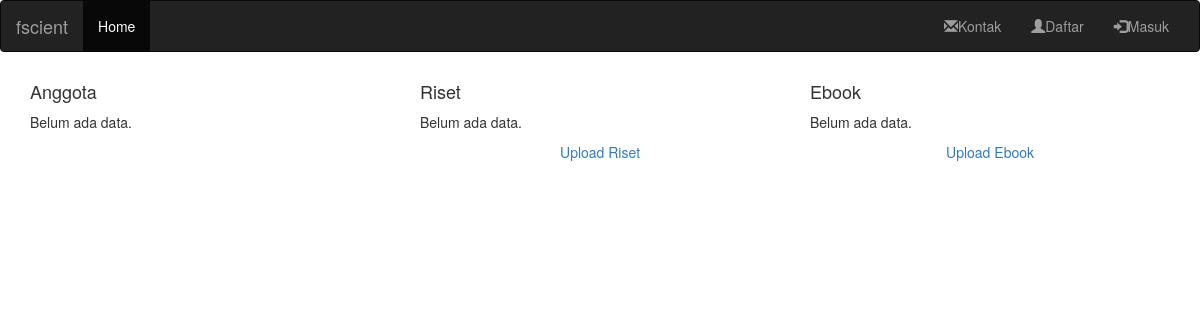
The app's page /, older data.
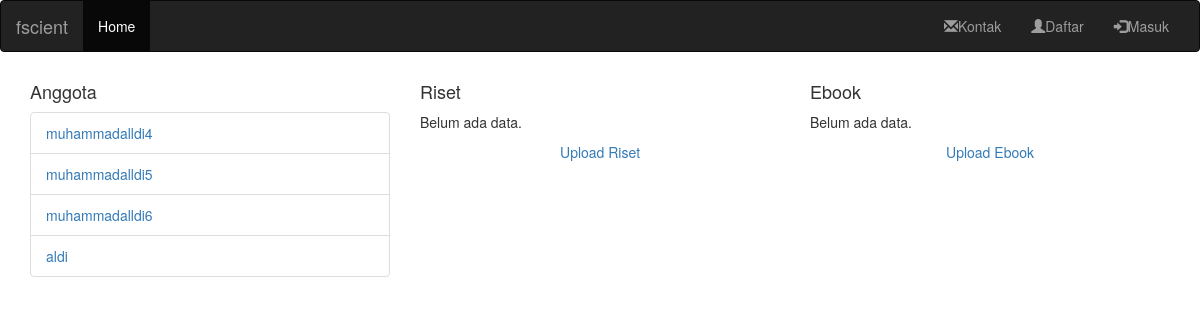
The same page, newer data.
### mahasiswa/models.py (models this page shows, shortened)
class Profile(models.Model):
    created = models.DateTimeField(auto_now_add=True)
    user 	= models.OneToOneField(User, on_delete=models.CASCADE)
    bio = models.TextField(max_length=500, blank=True)
    location = models.CharField(max_length=30, blank=True)
    first_name = models.CharField(max_length=100, blank=True)
    last_name = models.CharField(max_length=100, blank=True)
    email_address = models.EmailField()
    noreg = models.CharField(max_length=100, blank=True)
    angkatan = models.CharField(max_length=100, blank=True)
    peminatan = models.CharField(max_length=100, blank=True)
    class Meta:
        ordering = ('created',)

### mahasiswa/views.py (the view)
# urls.py: url(r'^$', views.index, name='index'),
def index(request):
    document_list  = Document.objects.all()
    mahasiswa_list  = Profile.objects.all()
    journal_list  = Journal.objects.all()
    context = {'latest_question_list': mahasiswa_list,'latest_document_list': document_list,'latest_journal_list': journal_list}
    return render(request, 'mahasiswa/index.html', context)

### mahasiswa/templates/mahasiswa/index.html (shortened to what this page needs)
{% extends 'mahasiswa/base.html' %}
  {% block content %}
  <div class="container">
    <div class="row">
      <div class="col-sm-4">
      {% load static %}
        <h4>Anggota</h4>
  		{% if latest_question_list %}
  	    <ul class="list-group">
  	    {% for q in latest_question_list %}
  	        <li class="list-group-item"><a href="/profile/{{ q.id }}/">{{ q.user }}</a></li>
  	    {% endfor %}
  		</ul>
  		{% else %}
  			<p>Belum ada data.</p>
  		{% endif %}
      </div>
      <div class="col-sm-4">
        <h4>Riset</h4>
      {% if latest_journal_list %}
        <ul class="list-group">
        {% for q in latest_journal_list %}
            <li class="list-group-item"><a href="{% static q.journal %}">  {{ q.description }}</a></li>
        {% endfor %}
      </ul>
      {% else %}
        <p>Belum ada data.</p>
      {% endif %}
          <p align="center"><a href="{% url 'journal_form_upload' %}">Upload Riset</a></p>
      </div>
      <div class="col-sm-4">
        <h4>Ebook</h4>
      {% if latest_document_list %}
        <ul class="list-group">
        {% for q in latest_document_list %}
            <li class="list-group-item"><a href="{% static q.document %}">  {{ q.description }}</a></li>
        {% endfor %}
      </ul>
      {% else %}
        <p>Belum ada data.</p>
      {% endif %}
          <p align="center"><a href="{% url 'model_form_upload' %}">Upload Ebook</a></p>
      </div>
    </div>
  </div>
<br/>
<br/>
<br/>
  {% endblock %}

Row changes from the older to the newer data that the page shows:
added Profile: user "muhammadalldi4"
added Profile: user "muhammadalldi5"
added Profile: user "muhammadalldi6"
added Profile: user "aldi"
Text that changed along with them:
text no longer shown: "Belum ada data."
